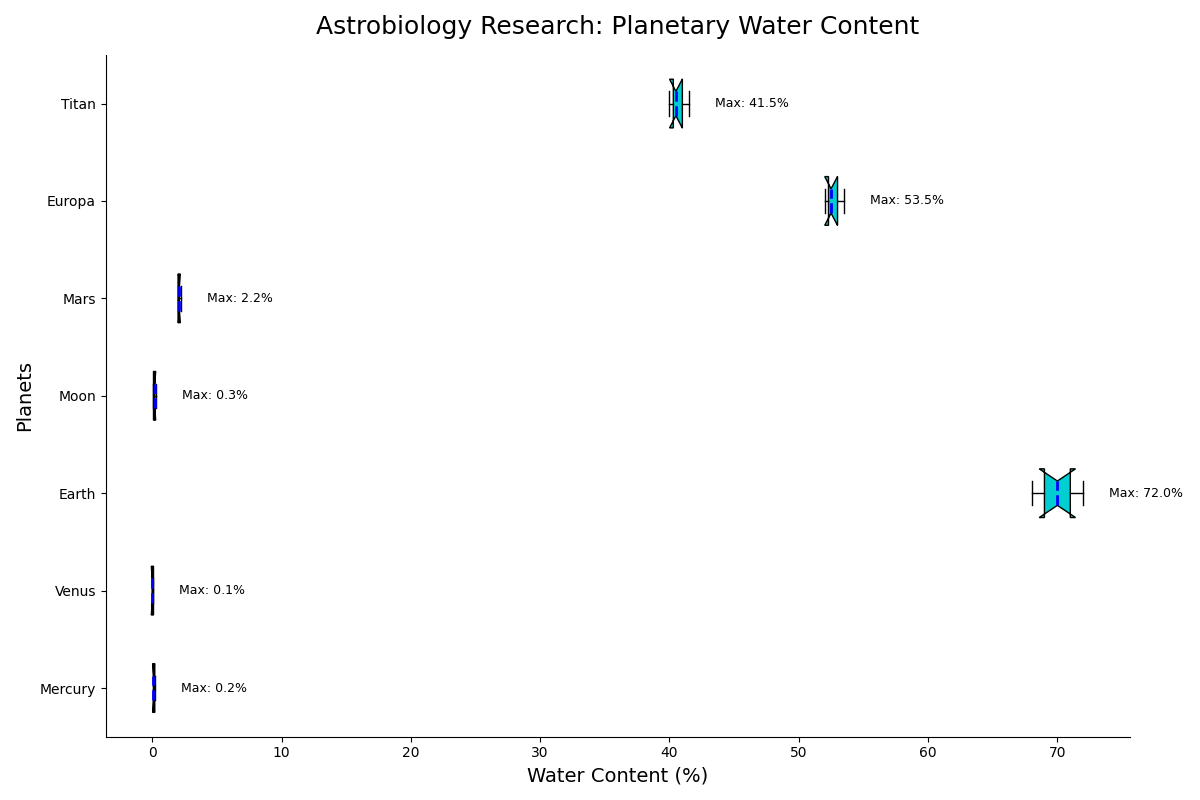

This chart was generated by the following Python code:
import matplotlib.pyplot as plt
import numpy as np

planets = ['Mercury', 'Venus', 'Earth', 'Moon', 'Mars', 'Europa', 'Titan']

water_content_data = [
    [0.1, 0.1, 0.2, 0.2, 0.1],          # Mercury
    [0.0, 0.0, 0.1, 0.1, 0.0],          # Venus
    [70.0, 68.0, 72.0, 71.0, 69.0],     # Earth
    [0.1, 0.2, 0.1, 0.3, 0.2],          # Moon
    [2.0, 2.1, 2.2, 2.0, 2.1],          # Mars
    [52.5, 53.0, 52.0, 53.5, 52.3],     # Europa
    [40.0, 41.0, 40.5, 41.5, 40.3]      # Titan
]

fig, ax = plt.subplots(figsize=(12, 8))

# Plot the horizontal box plot
box = ax.boxplot(water_content_data, patch_artist=True, notch=True, vert=False, labels=planets)

single_color = '#00CED1'
for patch in box['boxes']:
    patch.set_facecolor(single_color)

plt.setp(box['medians'], color='blue', linestyle='--', linewidth=2)

ax.set_title("Astrobiology Research: Planetary Water Content", fontsize=18, fontweight='normal', pad=15)
ax.set_xlabel("Water Content (%)", fontsize=14)
ax.set_ylabel("Planets", fontsize=14)

ax.grid(visible=True, linestyle='-', alpha=0.3, which='minor', linewidth=0.5)

for i, planet in enumerate(planets):
    max_val = max(water_content_data[i])
    ax.text(max_val + 2, i + 1, f'Max: {max_val:.1f}%', va='center', fontsize=9, color='black')

ax.spines['top'].set_visible(False)
ax.spines['right'].set_visible(False)

plt.tight_layout()
plt.show()
